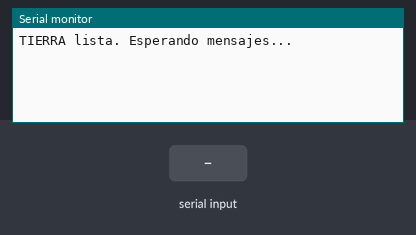
The sketch below on a simulated Arduino Uno, built with avr-gcc and run on an emulated ATmega328P. Shown: the last lines printed to the serial monitor. The test bench sets the inputs (shaded band).

Above: at 1.2 s.
1.3 s: "1\n" received over the second serial link
At 2.0 s:
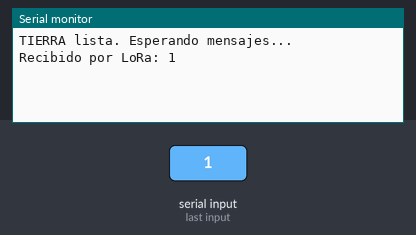
2.8 s: "0\n" received over the second serial link
At 3.2 s:
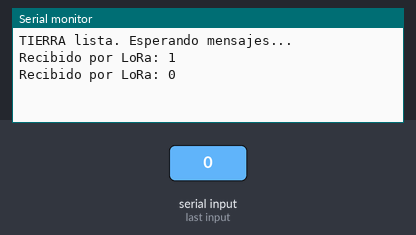
4.3 s: "2\n" received over the second serial link
At 5.5 s:
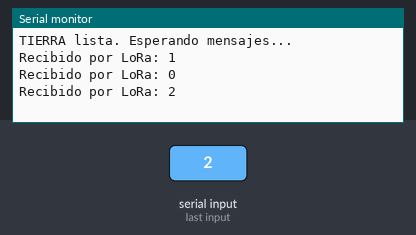

Measured:
- after the input at 1.3 s, the serial monitor: prints a new line at once (image 1)
- after the input at 2.8 s, the serial monitor: prints a new line at once (image 2)
- after the input at 4.3 s, the serial monitor: prints a new line at once (image 3)

The sketch:

tierra_LoRa.ino
```cpp
#include <SoftwareSerial.h>

// RX = 10, TX = 11
SoftwareSerial LoRaSerial(10, 11);

void setup() {
  Serial.begin(9600);
  LoRaSerial.begin(9600);

  Serial.println("TIERRA lista. Esperando mensajes...");
  LoRaSerial.println("TEST");
}

void loop() {
  if (LoRaSerial.available()) {
    String msg = LoRaSerial.readStringUntil('\n');
    Serial.print("Recibido por LoRa: ");
    Serial.println(msg);
  }
}
```
